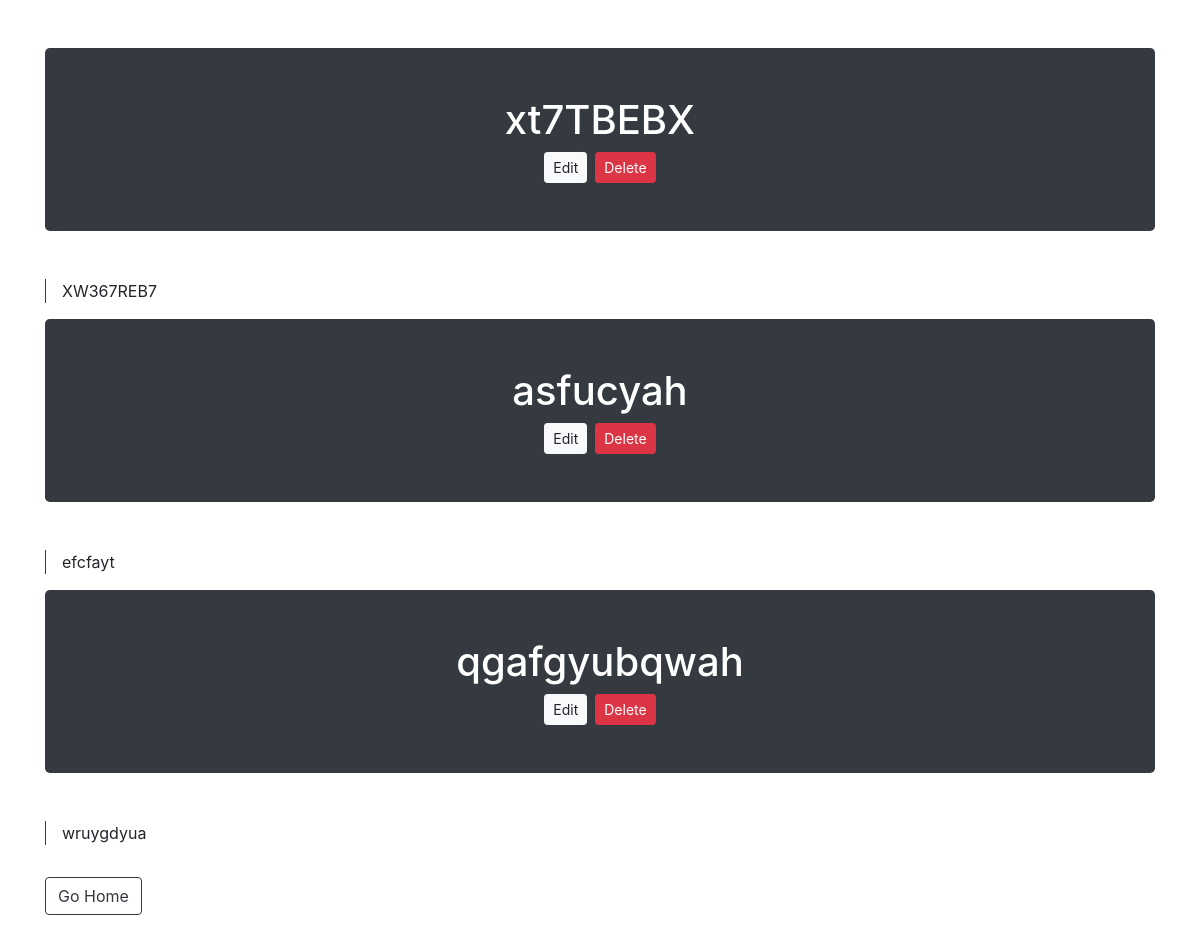
The page /view.php on the database its author committed.
### tables this page shows
CREATE TABLE `blog` (
  `id` int(50) NOT NULL,
  `title` varchar(255) NOT NULL,
  `content` longtext NOT NULL
);

### view.php (the view, shortened to what this page needs)
<?php
    include "config.php";
    $sql = "SELECT * FROM blog";
    $query = mysqli_query($conn, $sql);
?>
<!DOCTYPE html>
<html lang="en">
<head>
    <link rel="stylesheet" href="https://stackpath.bootstrapcdn.com/bootstrap/4.5.2/css/bootstrap.min.css">
</head>
<body>
   <div class="container mt-5">
        <?php foreach($query as $q){?>
            <div class="bg-dark p-5 rounded-lg text-white text-center">
                <h1><?php echo $q['title'];?></h1>
                <div class="d-flex mt-2 justify-content-center align-items-center">
                    <a href="edit.php?id=<?php echo $q['id']?>" class="btn btn-light btn-sm" name="edit">Edit</a>
                    <form method="POST">
                        <button class="btn btn-danger btn-sm ml-2" name="delete">Delete</button>
                    </form>
                </div>
            </div>
            <p class="mt-5 border-left border-dark pl-3"><?php echo $q['content'];?></p>
        <?php } ?>
        <a href="blog_in.php" class="btn btn-outline-dark my-3">Go Home</a>
   </div>
</body>
</html>

### rows shown on the page
blog: title "xt7TBEBX", content "XW367REB7"
blog: title "asfucyah", content "efcfayt"
blog: title "qgafgyubqwah", content "wruygdyua"
